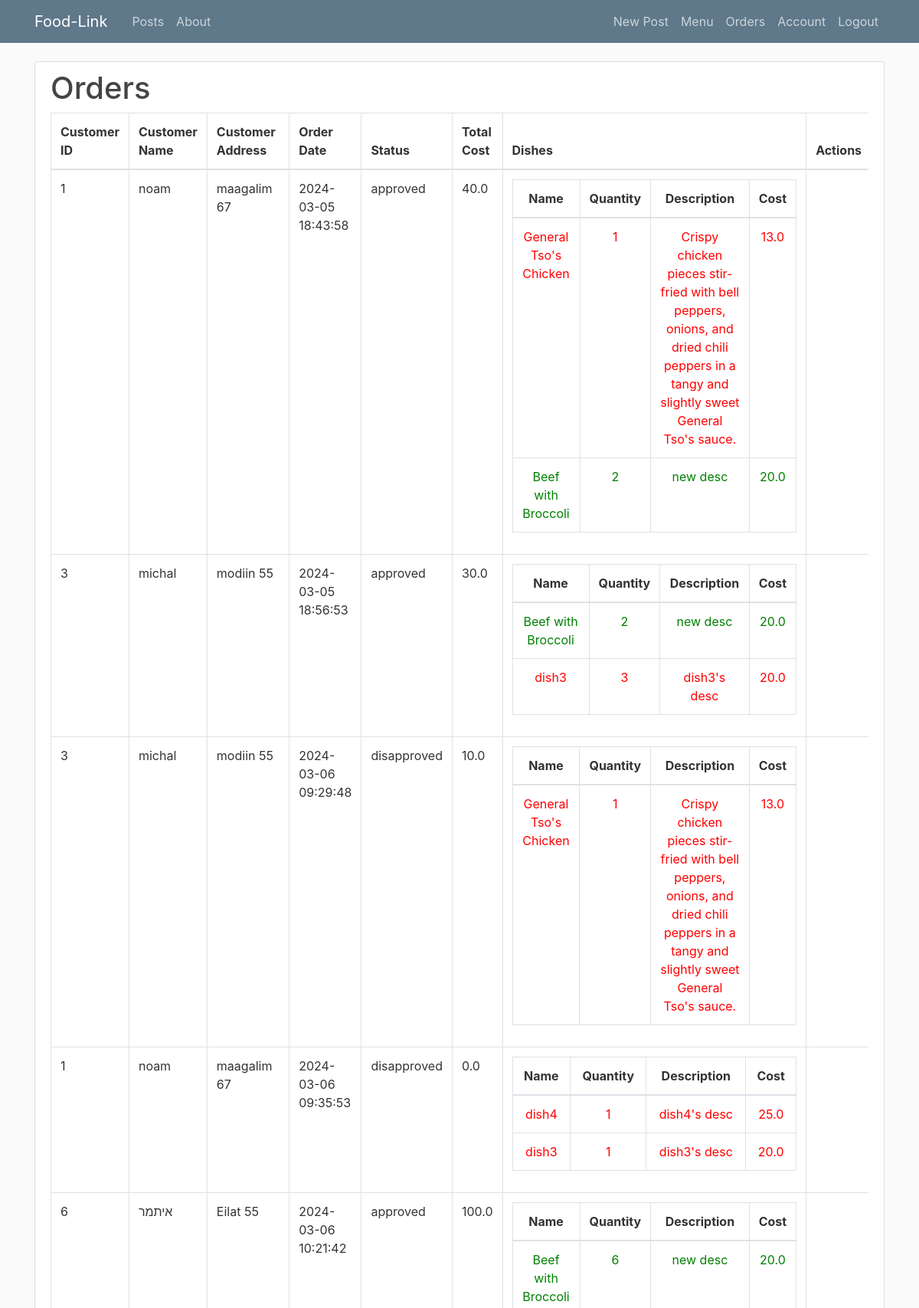
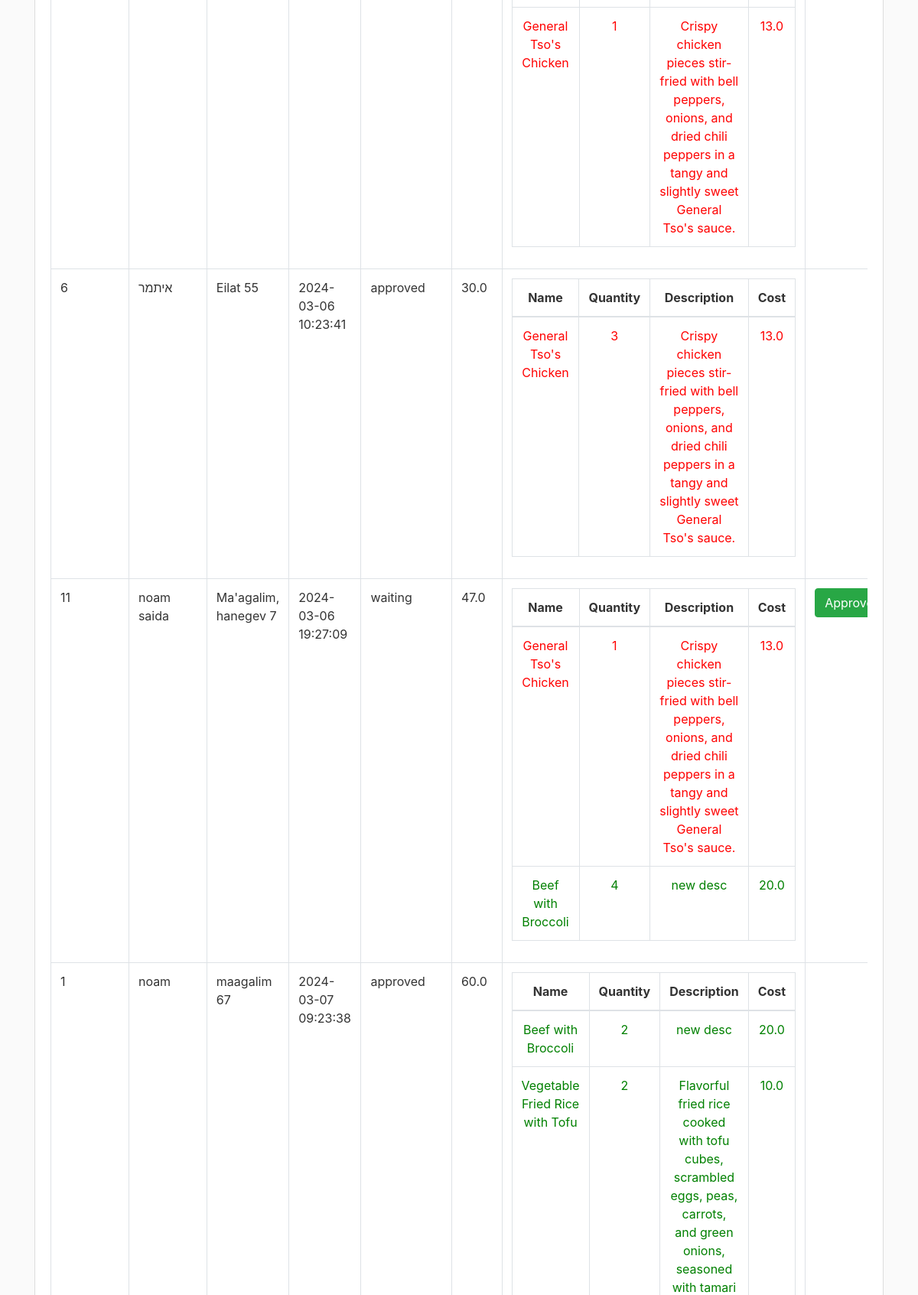
The app's page /admin/orders (signed in, upper part) with its own data (2 pictures, top to bottom).
### flaskblog/models.py (models this page shows, shortened)
class Order(db.Model):
    id = db.Column(db.Integer, primary_key=True)
    restaurant_id = db.Column(db.String(50), nullable=False)
    customer_id = db.Column(db.Integer, db.ForeignKey('user.id'), nullable=False)
    created_at = db.Column(db.DateTime, default=datetime.utcnow, nullable=False)
    status = db.Column(db.String(50), nullable=False, default='open')  # open, wait, approved, disapproved
    total_cost = db.Column(db.Float, default=0)

class User(db.Model, UserMixin):
    id = db.Column(db.Integer, primary_key=True)
    username = db.Column(db.String(20), unique=True, nullable=False)
    email = db.Column(db.String(120), unique=True, nullable=False)
    address = db.Column(db.String(20), unique=False, nullable=False)
    image_file = db.Column(db.String(20), nullable=False, default='default.jpg')
    password = db.Column(db.String(60), nullable=False)
    user_type = db.Column(db.String(10), nullable=False, default='customer')
    food_type = db.Column(db.String(50), nullable=True)  # Type of food
    budget = db.Column(db.Float, nullable=False, default=0.0)  # Budget for user
    posts = db.relationship('Post', backref='author', lazy=True)

class OrderDish(db.Model):
    id = db.Column(db.Integer, primary_key=True)
    dish_id = db.Column(db.Integer, db.ForeignKey('dish.id'), nullable=False)
    order_id = db.Column(db.Integer, db.ForeignKey('order.id'))
    quantity = db.Column(db.Integer, nullable=False)
    customer_id = db.Column(db.Integer, db.ForeignKey('user.id'), nullable=False)
    dish = db.relationship('Dish', backref=db.backref('order_dishes', lazy=True))
    order = db.relationship('Order', backref=db.backref('order_dishes', lazy=True))
    status = db.Column(db.String(50), nullable=False, default='open')  # open, wait, approved, disapproved

class Dish(db.Model):
    id = db.Column(db.Integer, primary_key=True)
    name = db.Column(db.String(50), nullable=False)
    description = db.Column(db.Text, nullable=False)
    cost = db.Column(db.Float, nullable=False)
    restaurant_owner_id = db.Column(db.Integer, db.ForeignKey('user.id'), nullable=False)
    restaurant_owner = db.relationship('User', backref=db.backref('dishes', lazy=True))
    is_deleted = db.Column(db.Boolean, unique=False, default=False)

### flaskblog/routes.py (the view)
@app.route("/admin/orders", methods=['GET', 'POST'])
@login_required
def get_orders_admin():
    if current_user.user_type == "customer":
        flash("only restaurant owners can view the orders page!", 'danger')
        return redirect(url_for('orders'))
    orders = Order.query.filter_by(restaurant_id=current_user.id).all()
    order_details = [] # the data we'll send to the template
    for order in orders:
        order_dishes = OrderDish.query.filter_by(order_id=order.id).all()
        total_cost = order.total_cost
        order_details.append({'order': order, 'dishes': order_dishes, 'total_cost': total_cost, 'customer': User.query.get(order.customer_id)})
    return render_template('orders_admin.html', order_details=order_details)

### flaskblog/models.py (called while the page is built)
@login_manager.user_loader
def load_user(user_id):
    return User.query.get(int(user_id))

### flaskblog/templates/orders_admin.html (shortened to what this page needs)
{% extends "layout.html" %}
{% block content %}
<div class="content-section">
    <h1>Orders</h1>
    <div class="table-responsive">
        <table class="table table-bordered">
            <thead>
                <tr>
                    <th>Customer ID</th>
                    <th>Customer Name</th>
                    <th>Customer Address</th>
                    <th>Order Date</th>
                    <th>Status</th>
                    <th>Total Cost</th>
                    <th>Dishes</th>
                    <th>Actions</th>
                </tr>
            </thead>
            <tbody>
                {% for order in order_details %}
                <tr>
                    <td>{{ order['order'].customer_id }}</td>
                    <td>{{ order['customer'].username }}</td>
                    <td>{{ order['customer'].address }}</td>
                    <td>{{ order['order'].created_at.strftime('%Y-%m-%d %H:%M:%S') }}</td>
                    <td>{{ order['order'].status }}</td>
                    <td>{{ order['total_cost']}}</td>
                    <td>
                        <table class="table text-center table-bordered">
                            <thead>
                                <tr>
                                    <th>Name</th>
                                    <th>Quantity</th>
                                    <th>Description</th>
                                    <th>Cost</th>
                                </tr>
                            </thead>
                            <tbody>
                                {% for dish in order['dishes'] %}
                                    {% if dish.dish.is_deleted %}
                                        <tr style="color: red">
                                    {% else %}
                                        <tr style="color: green">
                                    {% endif %}
                                    <td>{{ dish.dish.name }}</td>
                                    <td>{{ dish.quantity }}</td>
                                    <td>{{ dish.dish.description }}</td>
                                    <td>{{ dish.dish.cost }}</td>
                                </tr>
                                {% endfor %}
                            </tbody>
                        </table>
                    </td>
                    <td>
                        {% if order['order'].status == 'waiting' %}
                        <div class="d-flex">
                            <form action="{{ url_for('approve_order', order_id=order['order'].id) }}" method="post">
                                <button type="submit" class="btn btn-success">Approve</button>
                            </form>
                        </div>
                        {% endif %}
                    </td>
                </tr>
                {% endfor %}
            </tbody>
        </table>
    </div>
</div>
{% endblock %}

### flaskblog/static/main.css (style rules this page uses)
body { background: #fafafa; color: #333333; margin-top: 5rem; }
h1, h2, h3, h4, h5, h6 { color: #444444; }
.content-section { background: #ffffff; padding: 10px 20px; border: 1px solid #dddddd; border-radius: 3px; margin-bottom: 20px; }

### records on screen
Order: order.customer_id "1", customer.username "noam", customer.address "maagalim 67", order.created_at "2024-03-05 18:43:58", order.status "approved", total_cost "40.0"
OrderDish: dish.name "General Tso's Chicken", quantity "1", dish.description "Crispy chicken pieces stir-fried with bell peppers, onions, and dried chili peppers in a tangy and slightly sweet General Tso's sauce.", dish.cost "13.0"
OrderDish: dish.name "Beef with Broccoli", quantity "2", dish.description "new desc", dish.cost "20.0"
Order: order.customer_id "3", customer.username "michal", customer.address "modiin 55", order.created_at "2024-03-05 18:56:53", order.status "approved", total_cost "30.0"
OrderDish: dish.name "Beef with Broccoli", quantity "2", dish.description "new desc", dish.cost "20.0"
OrderDish: dish.name "dish3", quantity "3", dish.description "dish3's desc", dish.cost "20.0"
Order: order.customer_id "3", customer.username "michal", customer.address "modiin 55", order.created_at "2024-03-06 09:29:48", order.status "disapproved", total_cost "10.0"
OrderDish: dish.name "General Tso's Chicken", quantity "1", dish.description "Crispy chicken pieces stir-fried with bell peppers, onions, and dried chili peppers in a tangy and slightly sweet General Tso's sauce.", dish.cost "13.0"
Order: order.customer_id "1", customer.username "noam", customer.address "maagalim 67", order.created_at "2024-03-06 09:35:53", order.status "disapproved", total_cost "0.0"
OrderDish: dish.name "dish4", quantity "1", dish.description "dish4's desc", dish.cost "25.0"
OrderDish: dish.name "dish3", quantity "1", dish.description "dish3's desc", dish.cost "20.0"
Order: order.customer_id "6", customer.username "איתמר", customer.address "Eilat 55", order.created_at "2024-03-06 10:21:42", order.status "approved", total_cost "100.0"
OrderDish: dish.name "Beef with Broccoli", quantity "6", dish.description "new desc", dish.cost "20.0"
OrderDish: dish.name "General Tso's Chicken", quantity "1", dish.description "Crispy chicken pieces stir-fried with bell peppers, onions, and dried chili peppers in a tangy and slightly sweet General Tso's sauce.", dish.cost "13.0"
Order: order.customer_id "6", customer.username "איתמר", customer.address "Eilat 55", order.created_at "2024-03-06 10:23:41", order.status "approved", total_cost "30.0"
OrderDish: dish.name "General Tso's Chicken", quantity "3", dish.description "Crispy chicken pieces stir-fried with bell peppers, onions, and dried chili peppers in a tangy and slightly sweet General Tso's sauce.", dish.cost "13.0"
Order: order.customer_id "11", customer.username "noam saida", customer.address "Ma'agalim, hanegev 7", order.created_at "2024-03-06 19:27:09", order.status "waiting", total_cost "47.0"
OrderDish: dish.name "General Tso's Chicken", quantity "1", dish.description "Crispy chicken pieces stir-fried with bell peppers, onions, and dried chili peppers in a tangy and slightly sweet General Tso's sauce.", dish.cost "13.0"
OrderDish: dish.name "Beef with Broccoli", quantity "4", dish.description "new desc", dish.cost "20.0"
Order: order.customer_id "1", customer.username "noam", customer.address "maagalim 67", order.created_at "2024-03-07 09:23:38", order.status "approved", total_cost "60.0"
OrderDish: dish.name "Beef with Broccoli", quantity "2", dish.description "new desc", dish.cost "20.0"
OrderDish: dish.name "Vegetable Fried Rice with Tofu", quantity "2", dish.cost "10.0"
